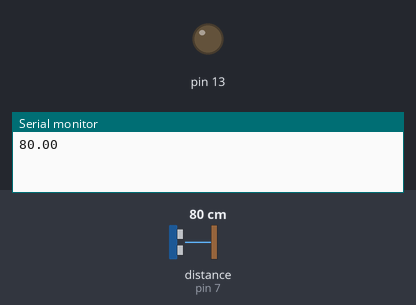
Bench run of a sketch on a simulated Arduino Uno, built with avr-gcc and run on an emulated ATmega328P. Shown: output pins drawn as LEDs (lit = HIGH), the last lines printed to the serial monitor. Wiring (inferred from the names in the program): ultrasonic range finder: trigger pin 8; echo pin 7. The inputs (shaded band) are chosen by the test bench; at power-on: distance to the obstacle (sensor on pin 7) 80 cm. The echo pulse lasts 58.3 µs per cm; pins used as bus, display or sensor lines are not drawn.

Above: at 0.1 s.
At 0.6 s:
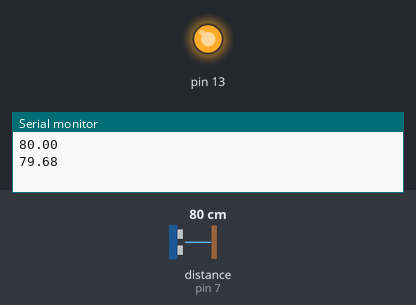
Timing chart, 0 to 2.1 s (numbered marks = the images above):
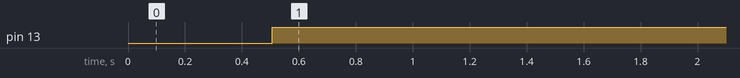

The sketch:

day_4_2_ultrasound_distance_calculate.ino
```cpp
float distance=0 ,duration=0;
int echo=7,trigger=8;
float dis()
{
digitalWrite(trigger,LOW);
delayMicroseconds(2);
digitalWrite(trigger,HIGH);
delayMicroseconds(10);
digitalWrite(trigger,LOW);
duration=pulseIn(echo,HIGH);
distance=(0.0343*duration)/2;
return distance;
}
void setup() {
Serial.begin(9600);
pinMode(echo,INPUT);
pinMode(trigger,OUTPUT);
pinMode(13,OUTPUT);
}

void loop() {
// digitalWrite(trigger,LOW);
// delayMicroseconds(2);
// digitalWrite(trigger,HIGH);
// delayMicroseconds(10);
// digitalWrite(trigger,LOW);
// duration=pulseIn(echo,HIGH);
// distance=(0.0343*duration)/2;
// Serial.print("distance is:");
// Serial.print(distance);
// Serial.println("cms");
// delay(500);
distance=dis();
Serial.println(distance);
delay(500);
if(distance<60)
digitalWrite(13,LOW);
else
 digitalWrite(13,HIGH);
}
```

Measured:
- by itself, pin 13: LOW → HIGH at 0.51 s
